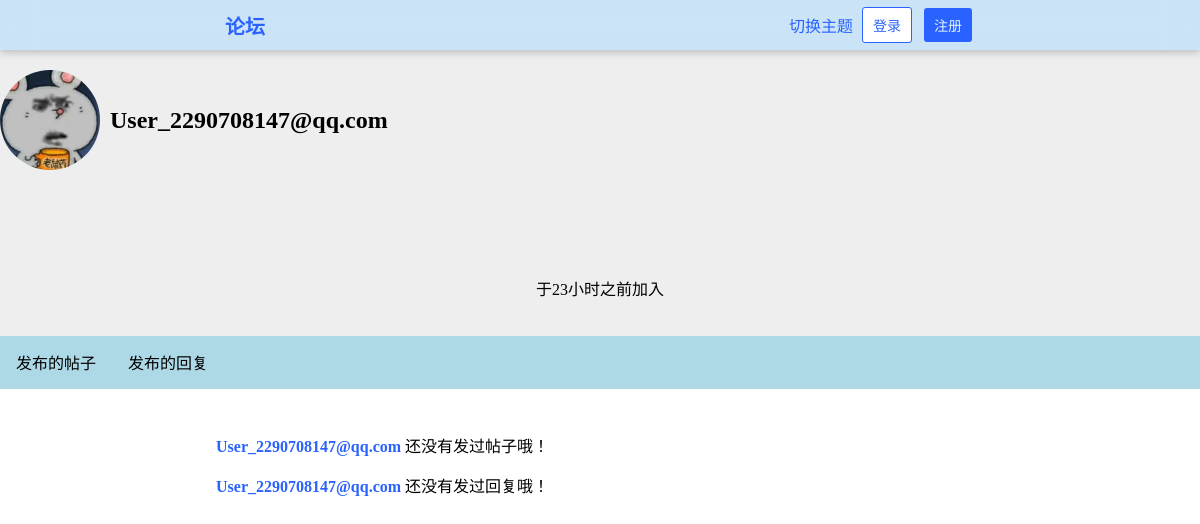
The page /user/2290708147@qq.com/ on the database as committed earlier.
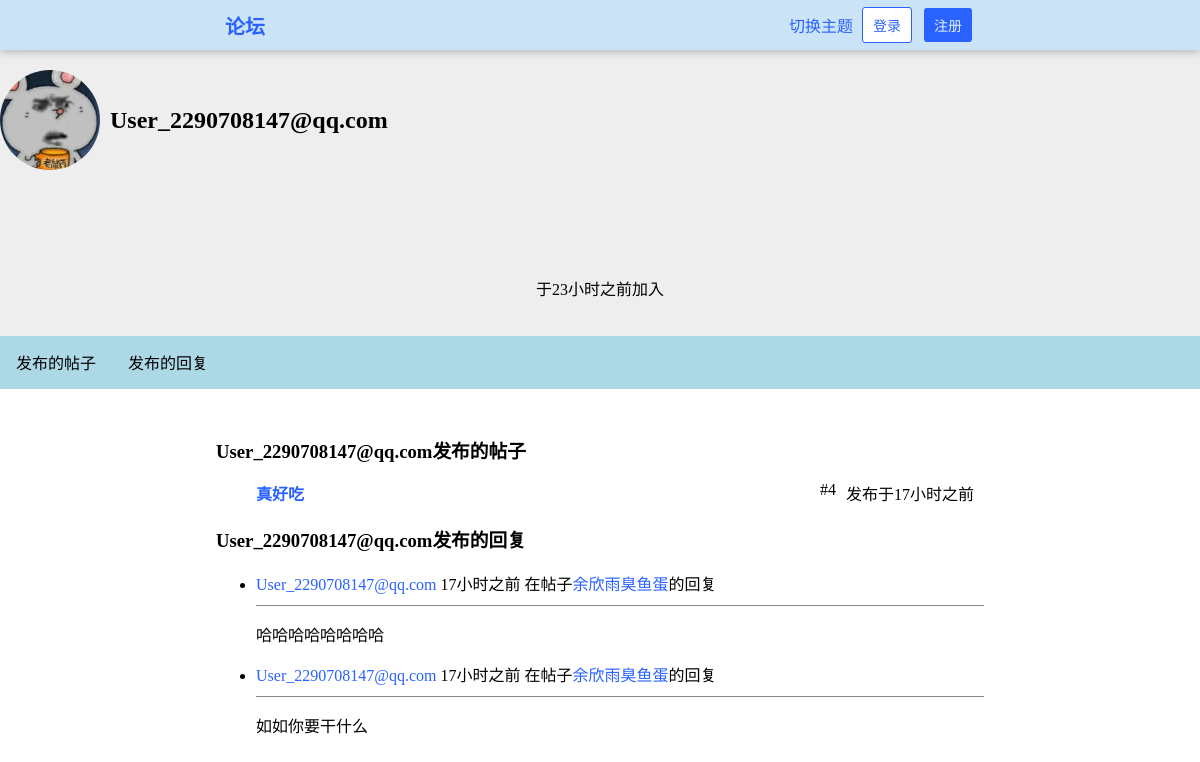
The same page on the database as committed later.
### HustRava_app/models.py (models this page shows, shortened)
class User(models.Model):
    name = models.CharField(max_length=30,blank=True)
    email = models.EmailField(unique=True)
    password = models.CharField(max_length=30)
    created_at = models.DateTimeField(auto_now_add=True)
    bio = models.TextField(max_length = 100, blank=True)

class Post(models.Model):
    title = models.CharField(max_length=100)
    content = models.TextField()
    created_at = models.DateTimeField(auto_now_add=True)
    author = models.ForeignKey('User', on_delete = models.CASCADE, related_name = "posts")
    like_nums = models.IntegerField(default = 0)
    is_topped = models.BooleanField("置顶帖子", default=False)

class Comment(models.Model):
    content = models.TextField()
    created_at = models.DateTimeField(auto_now_add=True)
    author = models.ForeignKey('User', on_delete = models.CASCADE, related_name = "comments")
    post = models.ForeignKey('Post', on_delete = models.CASCADE, related_name = "comments")
    like_nums = models.IntegerField(default = 0)

### HustRava_app/views.py (the view)
# urls.py: path('user/<str:user_email>/', views.user, name="user"),                     # 用户 GET
def user(request, user_email):
    try:
        user = User.objects.get(email = user_email)
    except:
        raise Http404("用户不存在")
    if "logged_in_user" in request.session:
        return render(request, 'user.html', {
            'user': user,
            'posts': Post.objects.filter(author=user),
            'comments': Comment.objects.filter(author=user),
            'logged_in_user': request.session["logged_in_user"],
            'logged_in_user_email': request.session["logged_in_user_email"]
        })
    else:
        return render(request, 'user.html', {
            'user': user,
            'posts': Post.objects.filter(author=user),
            'comments': Comment.objects.filter(author=user),
        })

### HustRava_app/templates/user.html (shortened to what the changed rows need)
{% load humanize %}
{% load static %}
<!DOCTYPE html>
<html>
    <head>
        <link rel="stylesheet" type="text/css" href="{% static 'style.css' %}" />
        <link rel="stylesheet" type="text/css" href="{% static 'style-forum.css' %}" />
        <link rel="stylesheet" type="text/css" href="{% static 'style-dark.css' %}" />
    </head>
    <body>
            <div id="main">
                <div class="banner" style="display: flex; align-items: center;">
					<img src="{% static 'images/user.jpg' %}" alt="用户头像" style="width: 100px; height: 100px; border-radius: 50%; margin-right: 10px;">
                    <h2>{{ user.name }}</h2>
					</div>
				<div  class="banner">
                    <p title="{{ user.created_at }}">于{{ user.created_at|naturaltime }}加入</p>
                </div>
                <div class="content">
                    {% if posts %}
						<section id="section1">
                        <h3>{{ user.name }}发布的帖子</h3>
                        <ul class="post-list">
                            {% for post in posts %}
                                <li class="flex"><a href="/post/{{ post.id }}/"><strong>{{ post.title }}</strong></a>
                                  <div class="header-spacer"></div>
                                    <span>#{{ post.id }}</span>
                                    <span><span title="{{ post.created_at }}">发布于{{ post.created_at|naturaltime }}</span></span>
                                </li>
                            {% endfor %}
                        </ul>
                    {% else %}
                        <p> <a href="/user/{{ user.email }}/"><strong>{{ user.name }}</strong></a> <span>还没有发过帖子哦！</span> </p>
                    {% endif %}
                    {% if comments %}
						<sectiom id="reply">
                        <h3>{{ user.name }}发布的回复</h3>
                  <ul class="comment-list">
                            {% for comment in comments %}
                                <li>
                                    <a href="/user/{{ comment.author.email }}">{{ comment.author.name }}</a>
                                    <span title="回复于{{ comment.created_at }}">{{ comment.created_at|naturaltime }}</span>
                                    <span>在帖子</span><a href="/post/{{ comment.post.id }}">{{ comment.post.title }}</a><span>的回复</span>
                                    <div class="hr"></div>
                                    {{ comment.content|linebreaks }}
                                </li>
                            {% endfor %}
                        </ul>
                    {% else %}
                        <p>
                            <a href="/user/{{ user.email }}/"><b>{{ user.name }}</b></a>
                            <span>还没有发过回复哦！</span>
                        </p>
                    {% endif %}
                </div>
            </div>
    </body>
</html>

Rows that differ between the two databases and show on the page:
added Post: title "真好吃", id "4", created_at "17小时之前"
added Comment: author.name "User_2290708147@qq.com", created_at "17小时之前", post "余欣雨臭鱼蛋", content "哈哈哈哈哈哈哈哈"
added Comment: author.name "User_2290708147@qq.com", created_at "17小时之前", post "余欣雨臭鱼蛋", content "如如你要干什么"
Other text that changed with them:
text no longer shown: "还没有发过帖子哦！ 还没有发过回复哦！"
text now shown: "发布的帖子 发布的回复"
